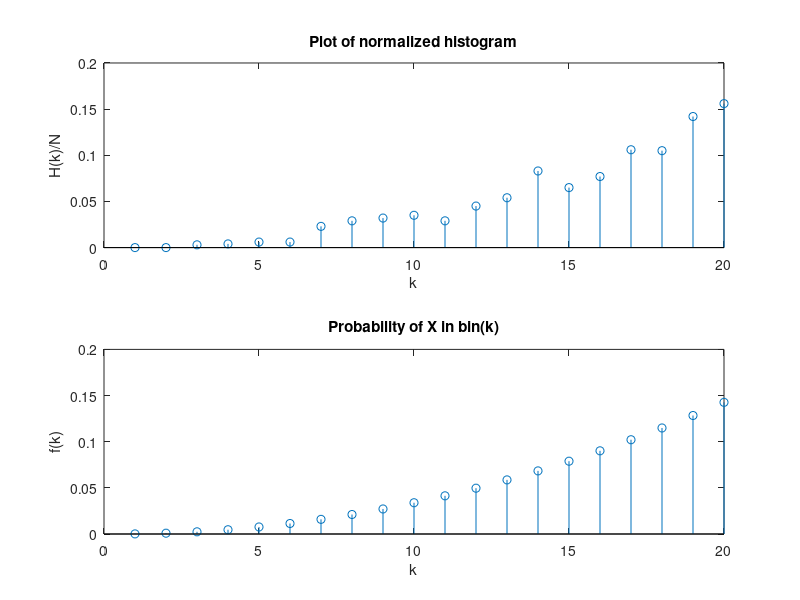

The MATLAB script that drew this image:
%Part 1
L=20;
x_0=0;
x_L=1;
delta=(x_L-x_0)/L;

x=0:delta:1;

F_x=x.^3;
f_x=3*x.^2;

f_k=zeros(1,L);
k=1:L;

for i=1:L
    f_k(i)=F_x(i+1)-F_x(i);
end

subplot(3,1,1)
plot(x,F_x)
xlabel('x')
ylabel('F_X(x)')
title('Plot of CDF')

subplot(3,1,2)
plot(x,f_x)
xlabel('x')
ylabel('f_X(x)')
title('Plot of PDF')

subplot(3,1,3)
stem(k,f_k)
xlabel('k')
ylabel('f(k)')
title('Probability of X in bin(k)')

%Part 2
samp_size=1000;
U=rand(1,samp_size);

X=U.^(1/3);
H=hist(X,(0.5:19.5)/20);
norm_H=H/samp_size;

subplot(2,1,1)
stem(k,norm_H)
xlabel('k')
ylabel('H(k)/N')
title('Plot of normalized histogram')

subplot(2,1,2)
stem(k,f_k)
xlabel('k')
ylabel('f(k)')
title('Probability of X in bin(k)')
